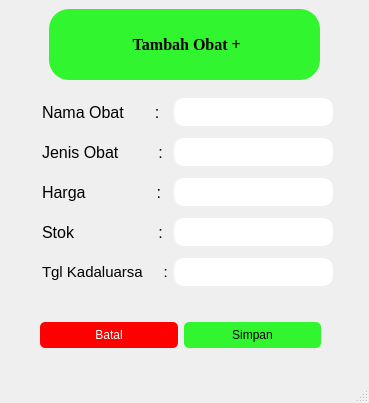
<?xml version="1.0" encoding="UTF-8"?>
<ui version="4.0">
 <class>MainWindow</class>
 <widget class="QMainWindow" name="MainWindow">
  <property name="geometry">
   <rect>
    <x>0</x>
    <y>0</y>
    <width>369</width>
    <height>403</height>
   </rect>
  </property>
  <property name="windowTitle">
   <string>MainWindow</string>
  </property>
  <property name="styleSheet">
   <string notr="true"/>
  </property>
  <widget class="QWidget" name="centralwidget">
   <widget class="QLabel" name="label">
    <property name="geometry">
     <rect>
      <x>49</x>
      <y>9</y>
      <width>271</width>
      <height>71</height>
     </rect>
    </property>
    <property name="sizePolicy">
     <sizepolicy hsizetype="Expanding" vsizetype="Expanding">
      <horstretch>0</horstretch>
      <verstretch>0</verstretch>
     </sizepolicy>
    </property>
    <property name="minimumSize">
     <size>
      <width>0</width>
      <height>0</height>
     </size>
    </property>
    <property name="maximumSize">
     <size>
      <width>700</width>
      <height>400</height>
     </size>
    </property>
    <property name="font">
     <font>
      <family>Times New Roman</family>
      <pointsize>12</pointsize>
      <bold>true</bold>
     </font>
    </property>
    <property name="styleSheet">
     <string notr="true">background-color: rgb(49, 245, 46);
border-radius: 20px;</string>
    </property>
    <property name="text">
     <string>                     Tambah Obat + </string>
    </property>
   </widget>
   <widget class="QWidget" name="">
    <property name="geometry">
     <rect>
      <x>42</x>
      <y>92</y>
      <width>291</width>
      <height>201</height>
     </rect>
    </property>
    <layout class="QGridLayout" name="gridLayout_2">
     <item row="0" column="0">
      <widget class="QLabel" name="label_2">
       <property name="font">
        <font>
         <pointsize>12</pointsize>
        </font>
       </property>
       <property name="text">
        <string>Nama Obat       :</string>
       </property>
      </widget>
     </item>
     <item row="0" column="1">
      <widget class="QLineEdit" name="lineEdit">
       <property name="enabled">
        <bool>true</bool>
       </property>
       <property name="styleSheet">
        <string notr="true">background-color: rgb(255, 255, 255);
border-radius: 10px;
padding: 6px 8px;</string>
       </property>
      </widget>
     </item>
     <item row="1" column="0">
      <widget class="QLabel" name="label_3">
       <property name="font">
        <font>
         <pointsize>12</pointsize>
        </font>
       </property>
       <property name="text">
        <string>Jenis Obat         :</string>
       </property>
      </widget>
     </item>
     <item row="1" column="1">
      <widget class="QLineEdit" name="lineEdit_2">
       <property name="enabled">
        <bool>true</bool>
       </property>
       <property name="styleSheet">
        <string notr="true">background-color: rgb(255, 255, 255);
border-radius: 10px;
padding: 6px 8px;</string>
       </property>
      </widget>
     </item>
     <item row="2" column="0">
      <widget class="QLabel" name="label_4">
       <property name="font">
        <font>
         <pointsize>12</pointsize>
        </font>
       </property>
       <property name="text">
        <string>Harga                :</string>
       </property>
      </widget>
     </item>
     <item row="2" column="1">
      <widget class="QLineEdit" name="lineEdit_3">
       <property name="enabled">
        <bool>true</bool>
       </property>
       <property name="styleSheet">
        <string notr="true">background-color: rgb(255, 255, 255);
border-radius: 10px;
padding: 6px 8px;</string>
       </property>
      </widget>
     </item>
     <item row="3" column="0">
      <widget class="QLabel" name="label_5">
       <property name="font">
        <font>
         <pointsize>12</pointsize>
        </font>
       </property>
       <property name="text">
        <string>Stok                   :</string>
       </property>
      </widget>
     </item>
     <item row="3" column="1">
      <widget class="QLineEdit" name="lineEdit_4">
       <property name="enabled">
        <bool>true</bool>
       </property>
       <property name="styleSheet">
        <string notr="true">background-color: rgb(255, 255, 255);
border-radius: 10px;
padding: 6px 8px;</string>
       </property>
      </widget>
     </item>
     <item row="4" column="0">
      <widget class="QLabel" name="label_7">
       <property name="font">
        <font>
         <pointsize>11</pointsize>
        </font>
       </property>
       <property name="text">
        <string>Tgl Kadaluarsa     :</string>
       </property>
      </widget>
     </item>
     <item row="4" column="1">
      <widget class="QLineEdit" name="lineEdit_6">
       <property name="enabled">
        <bool>true</bool>
       </property>
       <property name="styleSheet">
        <string notr="true">background-color: rgb(255, 255, 255);
border-radius: 10px;
padding: 6px 8px;</string>
       </property>
      </widget>
     </item>
    </layout>
   </widget>
   <widget class="QWidget" name="">
    <property name="geometry">
     <rect>
      <x>40</x>
      <y>320</y>
      <width>281</width>
      <height>30</height>
     </rect>
    </property>
    <layout class="QGridLayout" name="gridLayout">
     <item row="0" column="1">
      <widget class="QPushButton" name="pushButton">
       <property name="styleSheet">
        <string notr="true">QPushButton { 
background-color: rgb(49, 245, 46);
	border-radius: 5px;
padding: 6px 8px; 
}

/* Saat kursor hover */
QPushButton:hover {
     /* warna saat hover */
	background-color: rgb(85, 255, 127);
    color: black;
}

/* Saat tombol ditekan */
QPushButton:pressed {
     /* warna saat ditekan */
		background-color: rgb(85, 255, 127);
    color: black;
}

</string>
       </property>
       <property name="text">
        <string>Simpan</string>
       </property>
      </widget>
     </item>
     <item row="0" column="0">
      <widget class="QPushButton" name="pushButton_2">
       <property name="styleSheet">
        <string notr="true">QPushButton { 
border-radius: 5px;
padding: 6px 8px; 
	background-color: rgb(255, 0, 0);
    color: white;
}

/* Saat kursor hover */
QPushButton:hover {
     /* warna saat hover */
background-color:rgb(213, 0, 0);
	color: white;
}

/* Saat tombol ditekan */
QPushButton:pressed {
     /* warna saat ditekan */
background-color: rgb(213, 0, 0);
	color: white;
}</string>
       </property>
       <property name="text">
        <string>Batal</string>
       </property>
      </widget>
     </item>
    </layout>
   </widget>
  </widget>
  <widget class="QMenuBar" name="menubar">
   <property name="geometry">
    <rect>
     <x>0</x>
     <y>0</y>
     <width>369</width>
     <height>22</height>
    </rect>
   </property>
  </widget>
  <widget class="QStatusBar" name="statusbar"/>
 </widget>
 <resources>
  <include location="../Downloads/design icons/logo-apotek.qrc"/>
 </resources>
 <connections/>
</ui>
